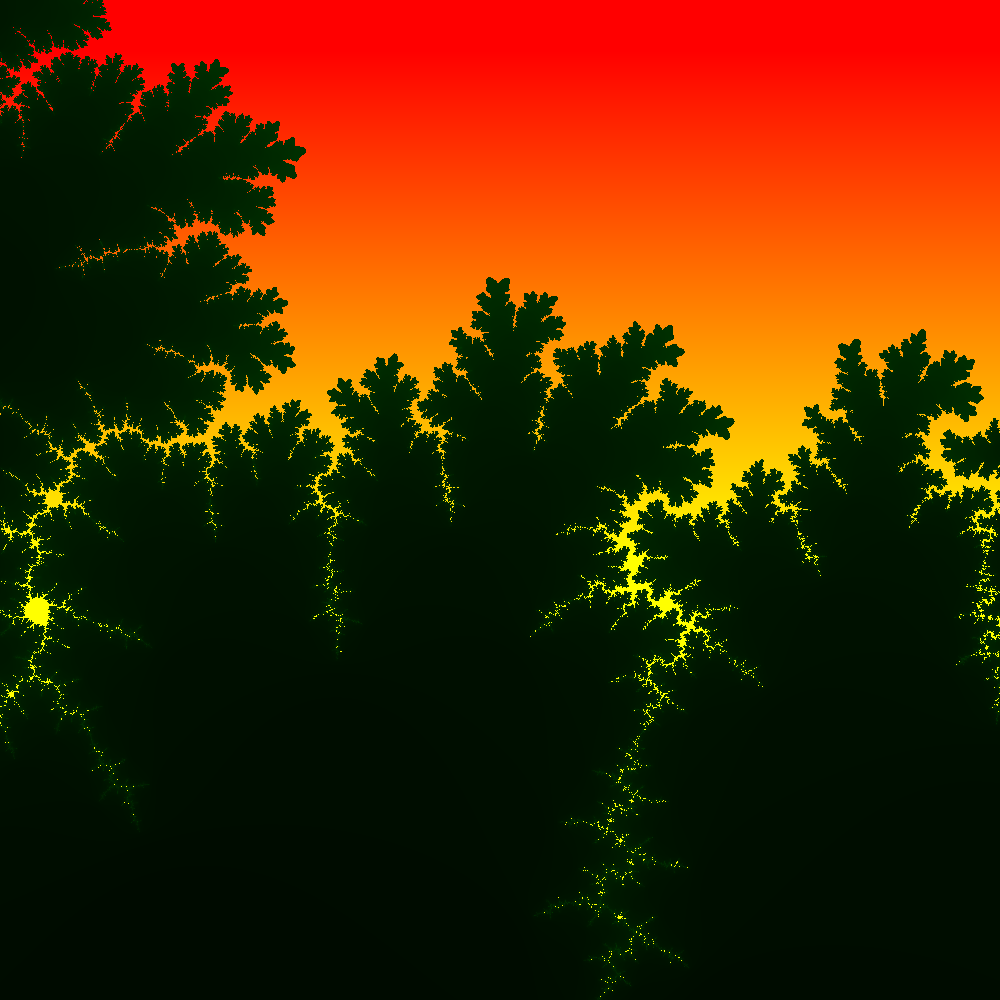

This figure's Python source:
"""
Mitchell Yu
Sunset in Forrest
I found that the edges of the mandelbrot when zoomed out would look like evergreens, so I simply took out the background and put in a gradient to create a sunset
No sources
On my honor

"""
from PIL import Image

xa, xb = -1.3760247685185185,-1.292893702846365
ya, yb = 0.03442907235939635,0.11756013803155002
imgx, imgy = 1000, 1000
maxIt = 256
exp = 2

image = Image.new("RGB", (imgx, imgy))

for y in range(imgy):
	cy = y*((yb-ya)/(imgy-1))+ya
	for x in range(imgx):
		cx = x*((xb-xa)/(imgx-1))+xa
		c = complex(cx, cy)
		z = 0
		for i in range(maxIt):
			if abs(z) >= 2.0:
				break
			z = z**exp+c
		if i<50:
			r = 0
			g = i
			b = 0
		else:
			r = 256
			g = (y+40)//2
			b = 0

		image.putpixel((x,y),(r,g,b))

image.save("sunset_in_forrest.png","PNG")